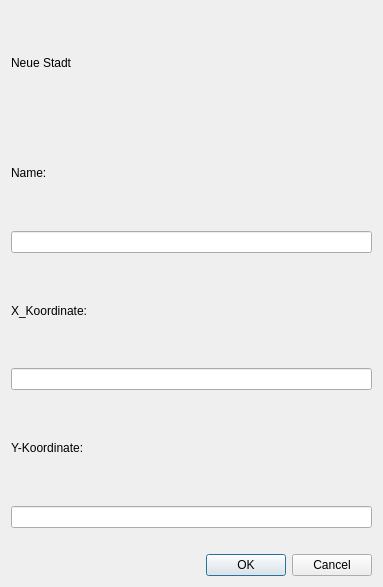
<?xml version="1.0" encoding="UTF-8"?>
<ui version="4.0">
 <class>Dialog</class>
 <widget class="QDialog" name="Dialog">
  <property name="geometry">
   <rect>
    <x>0</x>
    <y>0</y>
    <width>383</width>
    <height>587</height>
   </rect>
  </property>
  <property name="windowTitle">
   <string>Dialog</string>
  </property>
  <layout class="QVBoxLayout" name="verticalLayout">
   <item>
    <widget class="QLabel" name="label">
     <property name="text">
      <string>Neue Stadt</string>
     </property>
    </widget>
   </item>
   <item>
    <widget class="QLabel" name="label_2">
     <property name="text">
      <string>Name:</string>
     </property>
    </widget>
   </item>
   <item>
    <widget class="QLineEdit" name="lineEdit_city_name"/>
   </item>
   <item>
    <widget class="QLabel" name="label_3">
     <property name="text">
      <string>X_Koordinate:</string>
     </property>
    </widget>
   </item>
   <item>
    <widget class="QLineEdit" name="lineEdit_x_koordinate"/>
   </item>
   <item>
    <widget class="QLabel" name="label_4">
     <property name="text">
      <string>Y-Koordinate:</string>
     </property>
    </widget>
   </item>
   <item>
    <widget class="QLineEdit" name="lineEdit_y_koordinate"/>
   </item>
   <item>
    <spacer name="horizontalSpacer">
     <property name="orientation">
      <enum>Qt::Horizontal</enum>
     </property>
     <property name="sizeHint" stdset="0">
      <size>
       <width>40</width>
       <height>20</height>
      </size>
     </property>
    </spacer>
   </item>
   <item>
    <widget class="QDialogButtonBox" name="button_accept_reject">
     <property name="orientation">
      <enum>Qt::Horizontal</enum>
     </property>
     <property name="standardButtons">
      <set>QDialogButtonBox::Cancel|QDialogButtonBox::Ok</set>
     </property>
    </widget>
   </item>
  </layout>
 </widget>
 <resources/>
 <connections>
  <connection>
   <sender>button_accept_reject</sender>
   <signal>accepted()</signal>
   <receiver>Dialog</receiver>
   <slot>accept()</slot>
   <hints>
    <hint type="sourcelabel">
     <x>248</x>
     <y>254</y>
    </hint>
    <hint type="destinationlabel">
     <x>157</x>
     <y>274</y>
    </hint>
   </hints>
  </connection>
  <connection>
   <sender>button_accept_reject</sender>
   <signal>rejected()</signal>
   <receiver>Dialog</receiver>
   <slot>reject()</slot>
   <hints>
    <hint type="sourcelabel">
     <x>316</x>
     <y>260</y>
    </hint>
    <hint type="destinationlabel">
     <x>286</x>
     <y>274</y>
    </hint>
   </hints>
  </connection>
 </connections>
</ui>
